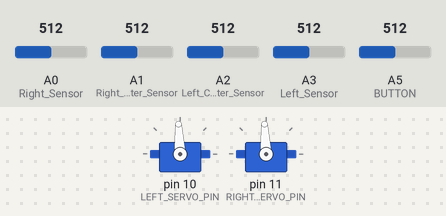
Simulated run of this sketch. Board: Arduino Uno, built with avr-gcc and run on an emulated ATmega328P. Parts: 2 × servo. The test bench sets the inputs (shaded band); at power-on: A5 (BUTTON) = 512, A0 (Right_Sensor) = 512, A1 (Right_Center_Sensor) = 512, A2 (Left_Center_Sensor) = 512, A3 (Left_Sensor) = 512. What the sketch prints to the serial monitor is not drawn.

Above: at 1.2 s.
1.3 s: A5 (BUTTON) set to 531
Timing chart, 0 to 5.7 s (numbered marks = the images above; inputs shaded):
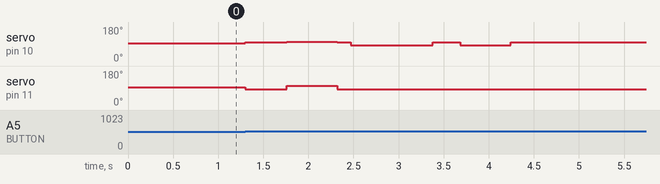

Measured:
- after the input at 1.3 s, servo on pin 10 (LEFT_SERVO_PIN): 93° → 100° at once, → 102° 0.46 s later, → 100° 0.56 s later, → 83° 0.15 s later, … (7 changes in this stretch); servo on pin 11 (RIGHT_SERVO_PIN): 93° → 84° at once, → 102° 0.46 s later, → 84° 0.56 s later, → 83° 0.15 s later, … (7 changes in this stretch)

The sketch:

LineBot.ino
```cpp
//robot is using the 2 middle sensors of the QTR8-A sensor Array
//from Pololu. This code will read and display the values for the
//readings on the Display
#include <Servo.h>
#include <math.h>

Servo rightServo;
Servo leftServo;

const int Left_Sensor=A3;
const int Left_Center_Sensor=A2;
const int Right_Center_Sensor=A1;
const int Right_Sensor=A0;

const int LEFT_SERVO_PIN = 10;
const int RIGHT_SERVO_PIN = 11;
const int BUTTON = A5;

int LeftSensor=0;
int LeftCenterSensor=0;
int RightCenterSensor=0;
int RightSensor=0;
int intersectionCounter = 0;


unsigned long delayTime=0;
boolean turnOnOff = 0;
int valButton;

//////////////////////////////////////

void setup()
{
  delayTime = millis();
  Serial.begin(9600);
  leftServo.attach(LEFT_SERVO_PIN);
  rightServo.attach(RIGHT_SERVO_PIN);
  leftServo.write(1500);
  rightServo.write(1500);
}
///////////////////////////////////////////////////

void loop()
{

  turnOnOff=readButton();  // calls the function readButton to see if the button has been pressed(1)

  //Serial.println(turnOnOff);
  delayTime = millis();
  if(turnOnOff==1)            // check to see if the button value is 0, if it is continue
  {


    if (millis() - delayTime < 50)
    {
      readSensors();
      /*
      Serial.print (LeftSensor);
      Serial.print("  ");
      Serial.print (LeftCenterSensor);
      Serial.print("  ");
      Serial.print (RightCenterSensor);
      Serial.print("  ");
      Serial.println (RightSensor);
      */

      if (  LeftSensor > 400 && RightSensor > 400)
      {
       ++intersectionCounter;
       Serial.println(intersectionCounter);


       if (intersectionCounter == 3)
       {
        rotateLineSkip();
        rotateRight90CCW();


        readSensors();
        delay(300);
        centerBotRight();

        }

       if (intersectionCounter == 4)
       {

        rotate180CCW();
        delay(300);
        readSensors();
        centerBotLeft();
        }

          if (intersectionCounter == 5)
       {
        rotateLineSkip();
        rotateLeft90CCW();


        readSensors();
        delay(300);
        centerBotLeft();

        }

        else
        {
          rotateLineSkip();
        }

      }

     else
     {
      leftServoMove();
      rightServoMove();
     }

    delayTime = millis();
    }
    //delay(300);
  }
}
//////////////////////////////////////////////////////
void readSensors()
{
  LeftSensor=analogRead(Left_Sensor);
  delayMicroseconds(200);
  LeftCenterSensor=analogRead(Left_Center_Sensor);
  delayMicroseconds(200);
  RightCenterSensor=analogRead(Right_Center_Sensor);
  delayMicroseconds(200);
  RightSensor=analogRead(Right_Sensor);
  delayMicroseconds(200);
}

int readButton()
{
   unsigned long contactTime;               //local variable; contactTime declared
   valButton=analogRead(BUTTON);            // Read the pushbutton on an analog pin

   if(valButton>512)                        // Since 5V will produce a value of 1023, > 512 means button not pushed
     return turnOnOff;                       // return the value of turnOnOff without changing it

   contactTime=millis();                    // set contactTime = to the millis() clock value
   while(valButton<=512)                   // while the pushbutton is pushed
   {
     valButton=analogRead(BUTTON);           // read the button value again and keep reading until valButton is less than 512
   }

   if(millis()-contactTime<20)               // If the button is held for less than 20 ms
     return turnOnOff;                       // return the turnOnOff value unchanged

   return(1-turnOnOff);                      // if the button is held longer than 20 ms then change the turnOnOff
                                           // to the opposite value to what it was
}

void leftServoMove()
{
 int lServoPrint = map(RightCenterSensor,0,650,1500,1580);
 //Serial.println("");
// Serial.println(lServoPrint);
// Serial.println("");
 leftServo.write(map(RightCenterSensor,0,650,1500,1580));


}

void rightServoMove()
{
 int rServoPrint = map(LeftCenterSensor,0,650,1500,1410);
 //Serial.println("");
// Serial.println(rServoPrint);
// Serial.println("");
 rightServo.write(map(LeftCenterSensor,0,650,1500,1410));


}

void rotateRight90CCW()
{
  for (int i = 0; i < 17; i++)
  {
    leftServo.write(1600);
    rightServo.write(1600);
    delay(15);
  }
}

void rotateLeft90CCW()
{
  for (int i = 0; i < 17; i++)
  {
    leftServo.write(1400);
    rightServo.write(1400);
    delay(15);
  }
}

void rotate180CCW()
{
  for (int i = 0; i < 40; i++)
  {
    leftServo.write(1400);
    rightServo.write(1400);
    delay(15);
  }
}

void centerBotLeft()
{
   while (LeftCenterSensor < 150 || RightCenterSensor < 150)
        {
          readSensors();
          leftServo.write(1400);
          rightServo.write(1400);
          delay(15);
         }

}

void centerBotRight()
{
   while (LeftCenterSensor < 150 || RightCenterSensor < 150)
        {
          readSensors();
          leftServo.write(1600);
          rightServo.write(1600);
          delay(15);
         }

}

  void forwardLineSkip()
{
  for (int i = 0; i < 15; i++)
  {
    leftServo.write(1580);
    rightServo.write(1410);
    delay(15);
  }
}

 void rotateLineSkip()
{
  for (int i = 0; i < 10; i++)
  {
    leftServo.write(1580);
    rightServo.write(1410);
    delay(15);
  }
}
```
